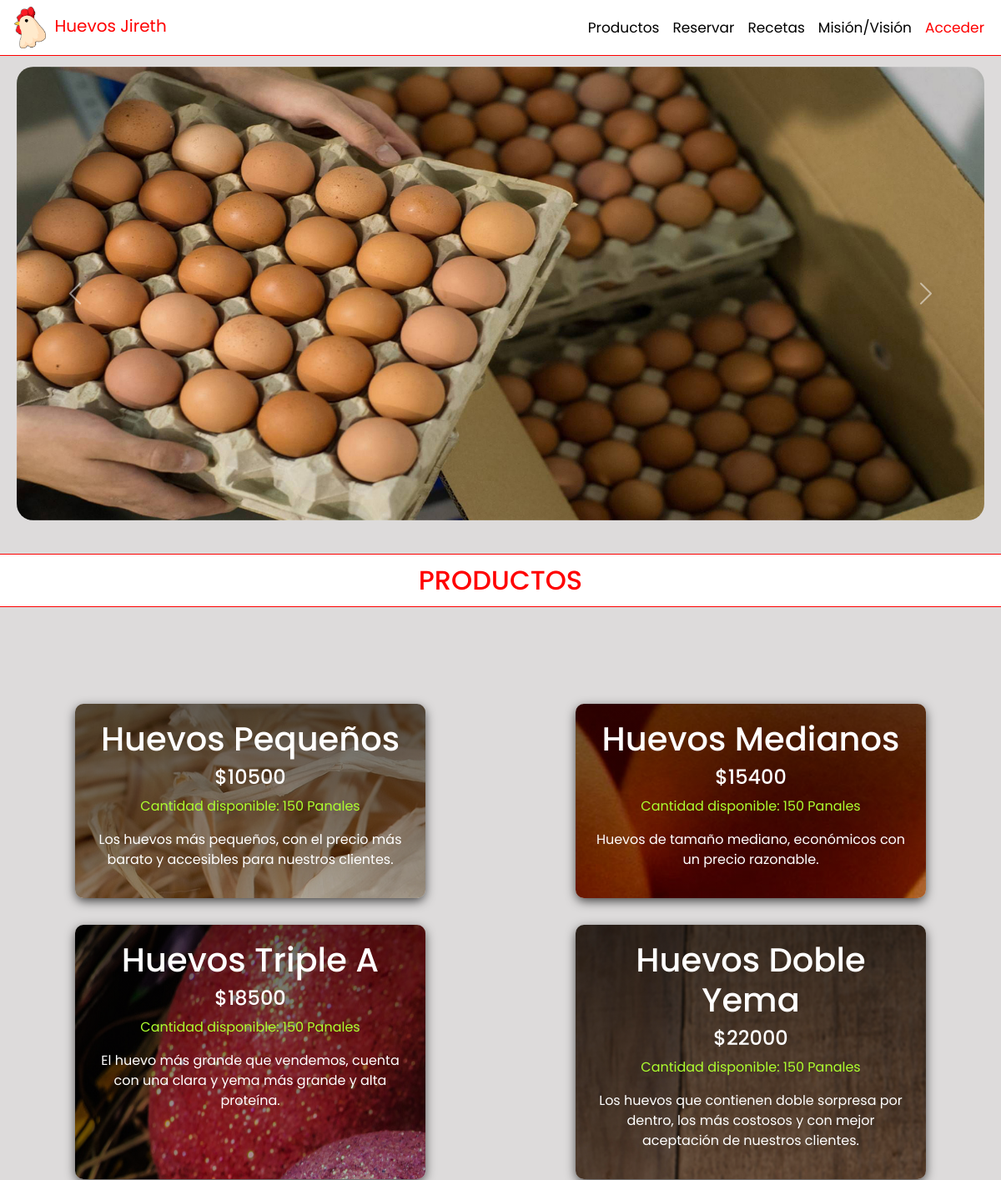
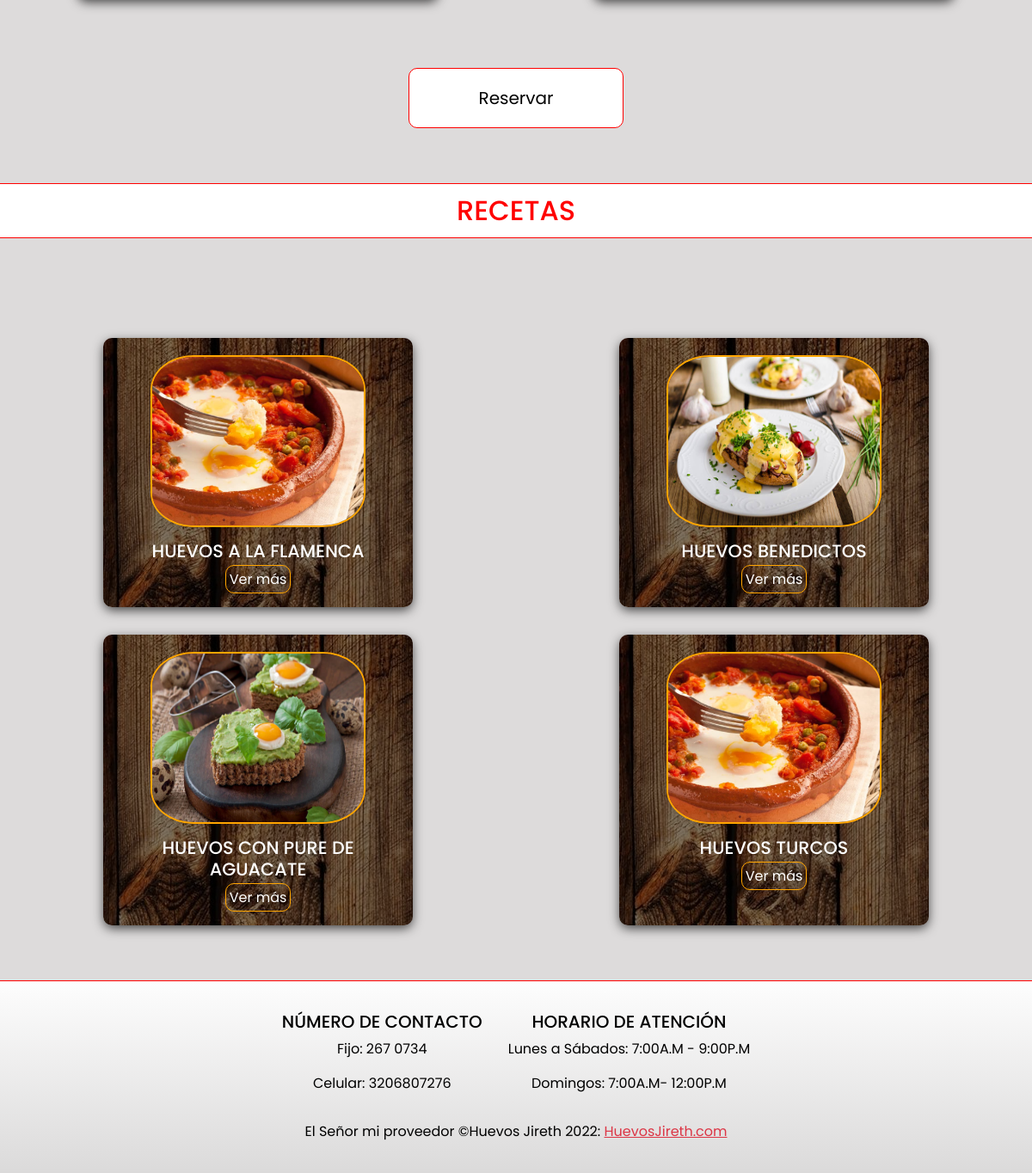
The page / on the database its author committed (2 pictures, top to bottom).
### tables this page shows
CREATE TABLE `productos` (
  `idProducto` int(11) NOT NULL,
  `Nombre` varchar(30) NOT NULL,
  `Precio` int(11) NOT NULL,
  `Cantidad` int(11) NOT NULL,
  `Descripcion` varchar(500) NOT NULL
);

### index.php (called while the page is built, shortened)
<?php
$controller = new $controllerName();
require_once 'view/template/header.php';
require_once 'view/'.$controller->view.'.php';
require_once 'view/template/footer.php';
?>

### view/inicio.php (the view, shortened to what this page needs)
<?php
include("../hj/model/conexion.php");
$products = "SELECT * FROM productos";
$show = mysqli_query($conx, $products);
$I = array(
    "images/bg_huevos1.jpg",
    "images/bg_huevos2.jpg",
    "images/bg_huevos3.jpg",
    "images/bg_huevos4.jpg"
);
?>
<!DOCTYPE html>
<html lang="es">
<head>
    <link href="https://cdn.jsdelivr.net/npm/bootstrap@5.2.2/dist/css/bootstrap.min.css" rel="stylesheet">
    <link rel="stylesheet" href="/hj/css/inicio.css">
</head>
<body style="background-color:rgb(221, 219, 219);">
    <div id="carouselExampleControls" class="carousel slide" data-bs-ride="carousel">
        <div class="carousel-inner">
            <div class="carousel-item active">
                <img src="/hj/images/huevos1.jpg" class="d-block w-100" alt="Huevos 1">
            </div>
        </div>
        <button class="carousel-control-prev" type="button" data-bs-target="#carouselExampleControls" data-bs-slide="prev">
            <span class="carousel-control-prev-icon" aria-hidden="true"></span>
        </button>
        <button class="carousel-control-next" type="button" data-bs-target="#carouselExampleControls" data-bs-slide="next">
            <span class="carousel-control-next-icon" aria-hidden="true"></span>
        </button>
    </div>
    <?php $nImg = 0; ?>
    <section id="productos">
        <h1 class="barrita">PRODUCTOS</h1>
        <div class="productos">
            <?php while ($row = mysqli_fetch_assoc($show)) { ?>
                <div class="pedaso" style="background: linear-gradient(rgba(0, 0, 0, 0.6), rgba(0, 0, 0, 0.3)), url(<?php echo $I[$nImg]; ?>);">
                    <?php $nImg = $nImg + 1; ?>
                    <h1><?php echo $row["Nombre"] ?></h1>
                    <h4>$<?php echo $row["Precio"] ?></h4>
                    <p style="color: greenyellow">Cantidad disponible: <?php echo $row["Cantidad"] ?> Panales</p>
                    <p><?php echo $row["Descripcion"] ?></p>
                </div>
            <?php }
            mysqli_free_result($show); ?>
        </div>
    </section>
    <section id="reservar">
        <center>
            <button type="button" class="btn-rsv" data-bs-toggle="popover" data-bs-placement="bottom" data-bs-custom-class="custom-popover" data-bs-title="¡HAZ TU RESERVA YA!" data-bs-content="Para realizar una reserva, debes iniciar sesión o crear una cuenta.">
                Reservar
            </button>
        </center>
    </section>
    <section id="recetas">
        <h1 class="barrita">RECETAS</h1>
        <div class="recetas">
            <div class="receta">
                <img src="/hj/images/receta1.jpg" alt="Receta 1">
                <h1>HUEVOS A LA FLAMENCA</h1>
                <a href="/hj/view/receta1.php" class="re">Ver más</a>
            </div>
            <div class="receta">
                <img src="/hj/images/receta2.jpg" alt="Receta 2">
                <h1>HUEVOS BENEDICTOS</h1>
                <a href="/hj/view/receta2.php" class="re">Ver más</a>
            </div>
            <div class="receta">
                <img src="/hj/images/receta3.jpg" alt="Receta 3">
                <h1>HUEVOS CON PURE DE AGUACATE</h1>
                <a href="/hj/view/receta3.php" class="re">Ver más</a>
            </div>
            <div class="receta">
                <img src="/hj/images/receta1.jpg" alt="Receta 4">
                <h1>HUEVOS TURCOS</h1>
                <a href="/hj/view/receta4.php" class="re">Ver más</a>
            </div>
        </div>
    </section>
</body>
</html>

### view/template/header.php (shortened to what this page needs)
<!DOCTYPE html>
<html lang="es">
<head>
	<link rel="stylesheet" href="https://unpkg.com/boxicons@latest/css/boxicons.min.css">
	<link href="https://cdn.jsdelivr.net/npm/bootstrap@5.2.2/dist/css/bootstrap.min.css" rel="stylesheet">
	<link rel="stylesheet" href="/hj/css/header.css">
</head>
<body>
	<nav class="navbar navbar-expand-lg fixed-top p-0">
		<div class="container-fluid">
			<a class="navbar-brand" href="/hj/">
				<img src="/hj/images/icon.png" alt="HuevosJireth" height="50" style="margin: 0 5px;">
				<span style="color:red;" class="p-0 m-0">Huevos Jireth</span>
			</a>
			<div class="collapse navbar-collapse justify-content-end" id="navbarNav">
				<ul class="navbar-nav">
					<li class="nav-item selector">
						<a class="nav-link selector" style="color:black;" href="#productos">Productos</a>
					</li>
					<li class="nav-item selector">
						<a class="nav-link selector " style="color:black;" href="#reservar">Reservar</a>
					</li>
					<li class="nav-item selector">
						<a class="nav-link selector" style="color:black;" href="#recetas">Recetas</a>
					</li>
					<li class="nav-item selector">
						<a class="nav-link selector" style="color:black;" href="/hj/view/mision.php">Misión/Visión</a>
					</li>
					<li class="nav-item cs">
						<a class="nav-link selector" style="color:red;" href="/hj/view/login.php">Acceder</a>
					</li>
				</ul>
			</div>
		</div>
	</nav>
</body>
</html>

### view/template/footer.php (shortened to what this page needs)
<!DOCTYPE html>
<html lang="es">
<head>
    <link href="https://cdn.jsdelivr.net/npm/bootstrap@5.2.2/dist/css/bootstrap.min.css" rel="stylesheet">
    <link rel="stylesheet" href="/hj/css/footer.css">
</head>
<body>
    <footer>
        <div class="Contenido">
            <div class="Contacto">
                <h5 class="text-uppercase">Número de contacto</h5>
                <p>Fijo: 267 0734</p>
                <p>Celular: 3206807276</p>
            </div>
            <div class="Horario">
                <h5 class="text-uppercase">Horario de atención</h5>
                <p>Lunes a Sábados: 7:00A.M - 9:00P.M</p>
                <p>Domingos: 7:00A.M- 12:00P.M</p>
            </div>
        </div>
        <div class="text-center p-3">
            El Señor mi proveedor &copy;Huevos Jireth 2022:
            <a class="text-danger">HuevosJireth.com</a>
        </div>
    </footer>
</body>
</html>

### css/header.css (style rules this page uses)
* { font-family: Poppins; }
.nav-item a { font-size: 17px; line-height: 50px; }
:root { --body-color: white; --primary-color: red; --secondary-color: orange; }
li a { padding: 10px; }
nav { background-color: var(--body-color); position: fixed; border-bottom: 1px solid var(--primary-color); }
li.nav-item { display: flex; }

### css/inicio.css (style rules this page uses)
* { font-family: Poppins; }
:root { --body-color: white; --primary-color: red; --secondary-color: orange; --background-color: #b8b4b1; }
.barrita { background:var(--body-color); padding: 12px; margin-top: 20px; text-align: center; border-top: 1px solid var(--primary-color); border-bottom: 1px solid var(--primary-color); color: var(--primary-color); font-size: 2rem; }
.productos { display: grid; margin-top: 100px; grid-template-columns: 1fr 1fr; justify-items: center; }
.pedaso { text-align: center; color: var(--body-color); border-radius: 10px; margin: 1rem; width: 70%; padding: 3%; -webkit-box-shadow: 0px 4px 13px -1px rgba(0,0,0,0.75); -moz-box-shadow: 0px 4px 13px -1px rgba(0,0,0,0.75); box-shadow: 0px 4px 13px -1px rgba(0,0,0,0.75); }
#reservar { margin: 4em 0; }
.btn-rsv { width: 250px; height: 70px; border-radius: 10px; background-color: white; font-size: 20px; border: var(--primary-color) 1px solid ; transition: .1s; transition-timing-function: ease-in-out; }
.recetas { display: flex; display: grid; grid-template-columns: 1fr 1fr; justify-items: center; margin-bottom: 3em; margin-top: 100px; }
.receta { text-align: center; border-radius: 10px; padding: 20px; justify-items: center; background: linear-gradient(rgba(0, 0, 0, 0.5), rgba(0, 0, 0, 0.5)), url(../images/bg_recetas.jpg); width: 60%; margin: 1rem; -webkit-box-shadow: 0px 4px 13px -1px rgba(0,0,0,0.75); -moz-box-shadow: 0px 4px 13px -1px rgba(0,0,0,0.75); box-shadow: 0px 4px 13px -1px rgba(0,0,0,0.75); }
.receta h1 { color: var(--body-color); font-size: 1.3rem; }
.receta img { height: 200px; width: 250px; border-radius: 20%; border: 2px solid var(--secondary-color); margin-bottom: 1rem; }
.re { background-color: transparent; width: 150px; height: 30px; text-align: center; color: white; margin-left: auto; margin-right: auto; text-decoration: none; padding: 4px; border: 1px var(--secondary-color) solid; border-radius: 10px; transition: all .3s; }
.carousel { margin-top: 60px; padding: 20px; }
.carousel-inner { border-radius: 20px; }

### css/footer.css (style rules this page uses)
:root { --fondo:linear-gradient(#fdfdfd, #dbdada); }
footer { background:var(--fondo); color: black; padding: 35px 20px 20px 20px; border-top: 1px red solid; }
.Contenido { display: flex; justify-content: center; text-align: center; flex-wrap: wrap; gap: 30px; }

### rows shown on the page
productos: shows a picture, Nombre "Huevos Pequeños", Precio "10500", Cantidad "150", Descripcion "Los huevos más pequeños, con el precio más barato y accesibles para nuestros clientes."
productos: shows a picture, Nombre "Huevos Medianos", Precio "15400", Cantidad "150", Descripcion "Huevos de tamaño mediano, económicos con un precio razonable."
productos: shows a picture, Nombre "Huevos Triple A", Precio "18500", Cantidad "150", Descripcion "El huevo más grande que vendemos, cuenta con una clara y yema más grande y alta proteína."
productos: shows a picture, Nombre "Huevos Doble Yema", Precio "22000", Cantidad "150", Descripcion "Los huevos que contienen doble sorpresa por dentro, los más costosos y con mejor aceptación de nuestros clientes."
